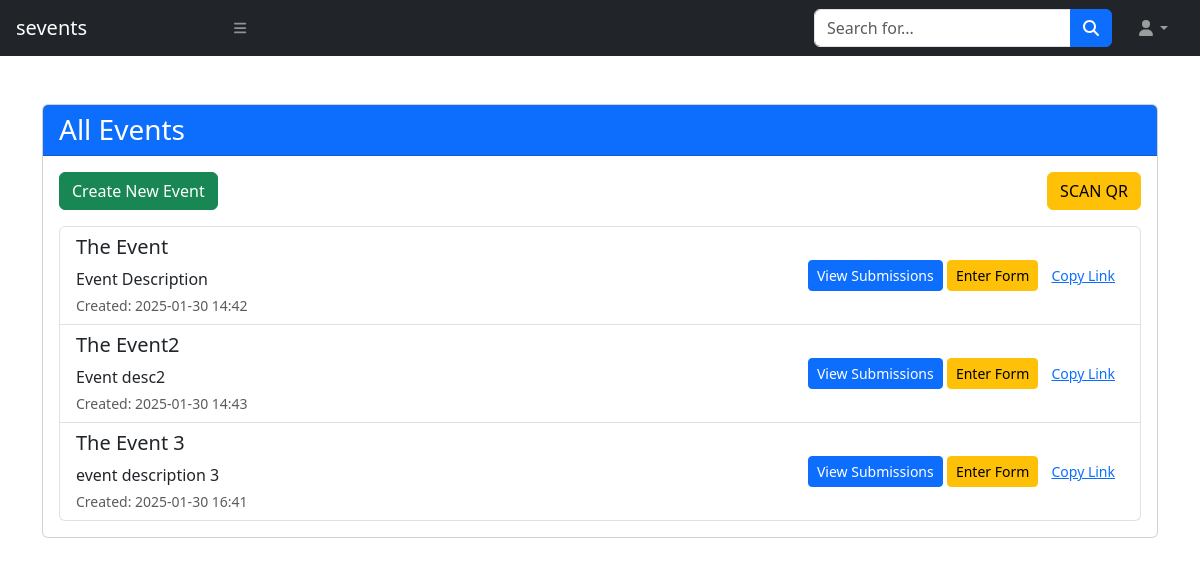
The app's page /form, older data.
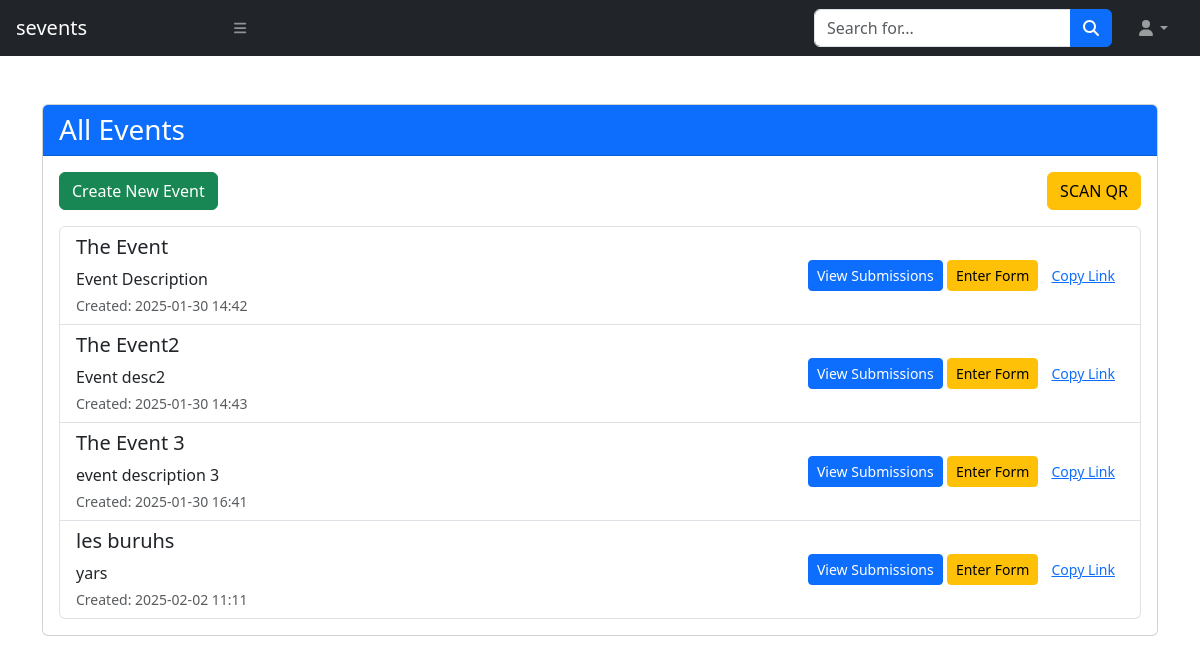
The same page, newer data.
### models.py (models this page shows)
class FormModel(Base):
    __tablename__ = "forms"
    id = Column(Integer, primary_key=True, index=True)
    title = Column(String)
    description = Column(String)
    created_at = Column(DateTime, default=lambda: datetime.now(pytz.timezone('Asia/Bangkok')))
    submissions = relationship("Submission", back_populates="form")

### routers/form.py (the view)
@router.get("")
async def read_root(request: Request, db: db_dependency):
    forms = db.query(FormModel).all()
    return templates.TemplateResponse("form.html", {
        "request": request,
        "forms": forms
    })

### templates/form.html (shortened to what this page needs)
{% include 'base.html' %}
<div class="container py-5">
    <div class="card mb-4">
        <div class="card-header bg-primary text-white">
            <h3 class="mb-0">All Events</h3>
        </div>
        <div class="card-body">
            <a class="btn btn-success mb-3" data-bs-toggle="modal" data-bs-target="#newFormModal">Create New Event</a>
            <a class="btn btn-warning mb-3 float-end" href="/qr/scan-real">SCAN QR</a>
            <div class="list-group">
                {% for form in forms %}
                <div class="list-group-item">
                    <div class="d-flex flex-column flex-md-row justify-content-between align-items-start align-items-md-center">
                        <div class="flex-grow-1 me-md-3" style="min-width: 0;">
                            <h5 class="text-truncate">{{ form.title }}</h5>
                            <p class="mb-0 text-break"
                               style="max-height: 3em; overflow: hidden; text-overflow: ellipsis; display: -webkit-box; -webkit-line-clamp: 2; -webkit-box-orient: vertical;">
                                {{ form.description }}
                            </p>
                            <small class="text-muted d-block mt-1">
                                Created: {{ form.created_at.strftime('%Y-%m-%d %H:%M') }}
                            </small>
                        </div>
                        <div class="mt-2 mt-md-0 flex-shrink-0">
                            <a href="/form/forms/{{ form.id }}" class="btn btn-primary btn-sm">
                                View Submissions
                            </a>
                            <a href="/submission/create/{{ form.id }}" class="btn btn-warning btn-sm">
                                Enter Form
                            </a>
                            <button class="btn btn-link btn-sm" onclick="copyLink('/submission/create/{{ form.id }}')">
                                Copy Link
                            </button>
                        </div>
                    </div>
                </div>
                {% endfor %}
            </div>
        </div>
    </div>
</div>

### templates/base.html (shortened to what this page needs)
<!DOCTYPE html>
<html>
<head>
    <link rel="stylesheet" type="text/css" href="{{url_for('static', path='/css/styles.css')}}">
    <link rel="stylesheet" href="https://cdn.jsdelivr.net/npm/bootstrap-icons@1.11.3/font/bootstrap-icons.min.css">
    <link href="https://cdn.jsdelivr.net/npm/bootstrap@5.3.3/dist/css/bootstrap.min.css" rel="stylesheet">
    <link rel="stylesheet" type="text/css" href="https://cdn.datatables.net/2.2.1/css/dataTables.dataTables.min.css">
</head>
<body>
    {% include 'navbar.html' %}
</body>
</html>

### templates/navbar.html (shortened to what this page needs)
<nav class="sb-topnav navbar navbar-expand navbar-dark bg-dark">
    <a class="navbar-brand ps-3" href="index.html">sevents</a>
    <button class="btn btn-link btn-sm order-1 order-lg-0 me-4 me-lg-0" id="sidebarToggle" href="#!"><i class="fas fa-bars"></i></button>
    <form class="d-none d-md-inline-block form-inline ms-auto me-0 me-md-3 my-2 my-md-0">
        <div class="input-group">
            <input class="form-control" type="text" placeholder="Search for..." aria-label="Search for..." aria-describedby="btnNavbarSearch" />
            <button class="btn btn-primary" id="btnNavbarSearch" type="button"><i class="fas fa-search"></i></button>
        </div>
    </form>
    <ul class="navbar-nav ms-auto ms-md-0 me-3 me-lg-4">
        <li class="nav-item dropdown">
            <a class="nav-link dropdown-toggle" id="navbarDropdown" href="#" role="button" data-bs-toggle="dropdown" aria-expanded="false"><i class="fas fa-user fa-fw"></i></a>
        </li>
    </ul>
</nav>

Row changes from the older to the newer data that the page shows:
added FormModel: title "les buruhs", description "yars", created_at "2025-02-02 11:11"
